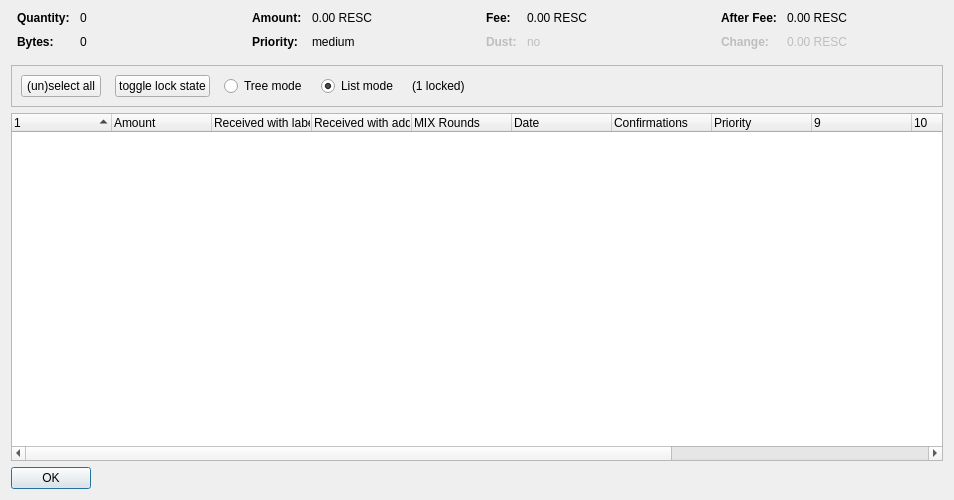
<?xml version="1.0" encoding="UTF-8"?>
<ui version="4.0">
 <class>CoinControlDialog</class>
 <widget class="QDialog" name="CoinControlDialog">
  <property name="geometry">
   <rect>
    <x>0</x>
    <y>0</y>
    <width>954</width>
    <height>500</height>
   </rect>
  </property>
  <property name="windowTitle">
   <string>Coin Selection</string>
  </property>
  <layout class="QVBoxLayout" name="verticalLayout">
   <item>
    <layout class="QHBoxLayout" name="horizontalLayoutTop" stretch="0,0,0,0">
     <property name="topMargin">
      <number>0</number>
     </property>
     <property name="bottomMargin">
      <number>10</number>
     </property>
     <item>
      <layout class="QFormLayout" name="formLayoutCoinControl1">
       <property name="horizontalSpacing">
        <number>10</number>
       </property>
       <property name="verticalSpacing">
        <number>10</number>
       </property>
       <property name="leftMargin">
        <number>6</number>
       </property>
       <property name="rightMargin">
        <number>6</number>
       </property>
       <item row="0" column="0">
        <widget class="QLabel" name="labelCoinControlQuantityText">
         <property name="font">
          <font>
           <weight>75</weight>
           <bold>true</bold>
          </font>
         </property>
         <property name="text">
          <string>Quantity:</string>
         </property>
        </widget>
       </item>
       <item row="0" column="1">
        <widget class="QLabel" name="labelCoinControlQuantity">
         <property name="cursor">
          <cursorShape>IBeamCursor</cursorShape>
         </property>
         <property name="contextMenuPolicy">
          <enum>Qt::ActionsContextMenu</enum>
         </property>
         <property name="text">
          <string notr="true">0</string>
         </property>
         <property name="textInteractionFlags">
          <set>Qt::LinksAccessibleByMouse|Qt::TextSelectableByKeyboard|Qt::TextSelectableByMouse</set>
         </property>
        </widget>
       </item>
       <item row="1" column="0">
        <widget class="QLabel" name="labelCoinControlBytesText">
         <property name="font">
          <font>
           <weight>75</weight>
           <bold>true</bold>
          </font>
         </property>
         <property name="text">
          <string>Bytes:</string>
         </property>
        </widget>
       </item>
       <item row="1" column="1">
        <widget class="QLabel" name="labelCoinControlBytes">
         <property name="cursor">
          <cursorShape>IBeamCursor</cursorShape>
         </property>
         <property name="contextMenuPolicy">
          <enum>Qt::ActionsContextMenu</enum>
         </property>
         <property name="text">
          <string notr="true">0</string>
         </property>
         <property name="textInteractionFlags">
          <set>Qt::LinksAccessibleByMouse|Qt::TextSelectableByKeyboard|Qt::TextSelectableByMouse</set>
         </property>
        </widget>
       </item>
      </layout>
     </item>
     <item>
      <layout class="QFormLayout" name="formLayoutCoinControl2">
       <property name="horizontalSpacing">
        <number>10</number>
       </property>
       <property name="verticalSpacing">
        <number>10</number>
       </property>
       <property name="leftMargin">
        <number>6</number>
       </property>
       <property name="rightMargin">
        <number>6</number>
       </property>
       <item row="0" column="0">
        <widget class="QLabel" name="labelCoinControlAmountText">
         <property name="font">
          <font>
           <weight>75</weight>
           <bold>true</bold>
          </font>
         </property>
         <property name="text">
          <string>Amount:</string>
         </property>
        </widget>
       </item>
       <item row="0" column="1">
        <widget class="QLabel" name="labelCoinControlAmount">
         <property name="cursor">
          <cursorShape>IBeamCursor</cursorShape>
         </property>
         <property name="contextMenuPolicy">
          <enum>Qt::ActionsContextMenu</enum>
         </property>
         <property name="text">
          <string notr="true">0.00 RESC</string>
         </property>
         <property name="textInteractionFlags">
          <set>Qt::LinksAccessibleByMouse|Qt::TextSelectableByKeyboard|Qt::TextSelectableByMouse</set>
         </property>
        </widget>
       </item>
       <item row="1" column="0">
        <widget class="QLabel" name="labelCoinControlPriorityText">
         <property name="font">
          <font>
           <weight>75</weight>
           <bold>true</bold>
          </font>
         </property>
         <property name="text">
          <string>Priority:</string>
         </property>
        </widget>
       </item>
       <item row="1" column="1">
        <widget class="QLabel" name="labelCoinControlPriority">
         <property name="cursor">
          <cursorShape>IBeamCursor</cursorShape>
         </property>
         <property name="contextMenuPolicy">
          <enum>Qt::ActionsContextMenu</enum>
         </property>
         <property name="text">
          <string>medium</string>
         </property>
         <property name="textInteractionFlags">
          <set>Qt::LinksAccessibleByMouse|Qt::TextSelectableByKeyboard|Qt::TextSelectableByMouse</set>
         </property>
        </widget>
       </item>
      </layout>
     </item>
     <item>
      <layout class="QFormLayout" name="formLayoutCoinControl3">
       <property name="horizontalSpacing">
        <number>10</number>
       </property>
       <property name="verticalSpacing">
        <number>10</number>
       </property>
       <property name="leftMargin">
        <number>6</number>
       </property>
       <property name="rightMargin">
        <number>6</number>
       </property>
       <item row="0" column="0">
        <widget class="QLabel" name="labelCoinControlFeeText">
         <property name="font">
          <font>
           <weight>75</weight>
           <bold>true</bold>
          </font>
         </property>
         <property name="text">
          <string>Fee:</string>
         </property>
        </widget>
       </item>
       <item row="0" column="1">
        <widget class="QLabel" name="labelCoinControlFee">
         <property name="cursor">
          <cursorShape>IBeamCursor</cursorShape>
         </property>
         <property name="contextMenuPolicy">
          <enum>Qt::ActionsContextMenu</enum>
         </property>
         <property name="text">
          <string notr="true">0.00 RESC</string>
         </property>
         <property name="textInteractionFlags">
          <set>Qt::LinksAccessibleByMouse|Qt::TextSelectableByKeyboard|Qt::TextSelectableByMouse</set>
         </property>
        </widget>
       </item>
       <item row="1" column="0">
        <widget class="QLabel" name="labelCoinControlLowOutputText">
         <property name="enabled">
          <bool>false</bool>
         </property>
         <property name="font">
          <font>
           <weight>75</weight>
           <bold>true</bold>
          </font>
         </property>
         <property name="text">
          <string>Dust:</string>
         </property>
        </widget>
       </item>
       <item row="1" column="1">
        <widget class="QLabel" name="labelCoinControlLowOutput">
         <property name="enabled">
          <bool>false</bool>
         </property>
         <property name="cursor">
          <cursorShape>IBeamCursor</cursorShape>
         </property>
         <property name="contextMenuPolicy">
          <enum>Qt::ActionsContextMenu</enum>
         </property>
         <property name="text">
          <string>no</string>
         </property>
         <property name="textInteractionFlags">
          <set>Qt::LinksAccessibleByMouse|Qt::TextSelectableByKeyboard|Qt::TextSelectableByMouse</set>
         </property>
        </widget>
       </item>
      </layout>
     </item>
     <item>
      <layout class="QFormLayout" name="formLayoutCoinControl4">
       <property name="horizontalSpacing">
        <number>10</number>
       </property>
       <property name="verticalSpacing">
        <number>10</number>
       </property>
       <property name="leftMargin">
        <number>6</number>
       </property>
       <property name="rightMargin">
        <number>6</number>
       </property>
       <item row="0" column="0">
        <widget class="QLabel" name="labelCoinControlAfterFeeText">
         <property name="font">
          <font>
           <weight>75</weight>
           <bold>true</bold>
          </font>
         </property>
         <property name="text">
          <string>After Fee:</string>
         </property>
        </widget>
       </item>
       <item row="0" column="1">
        <widget class="QLabel" name="labelCoinControlAfterFee">
         <property name="cursor">
          <cursorShape>IBeamCursor</cursorShape>
         </property>
         <property name="contextMenuPolicy">
          <enum>Qt::ActionsContextMenu</enum>
         </property>
         <property name="text">
          <string notr="true">0.00 RESC</string>
         </property>
         <property name="textInteractionFlags">
          <set>Qt::LinksAccessibleByMouse|Qt::TextSelectableByKeyboard|Qt::TextSelectableByMouse</set>
         </property>
        </widget>
       </item>
       <item row="1" column="0">
        <widget class="QLabel" name="labelCoinControlChangeText">
         <property name="enabled">
          <bool>false</bool>
         </property>
         <property name="font">
          <font>
           <weight>75</weight>
           <bold>true</bold>
          </font>
         </property>
         <property name="text">
          <string>Change:</string>
         </property>
        </widget>
       </item>
       <item row="1" column="1">
        <widget class="QLabel" name="labelCoinControlChange">
         <property name="enabled">
          <bool>false</bool>
         </property>
         <property name="cursor">
          <cursorShape>IBeamCursor</cursorShape>
         </property>
         <property name="contextMenuPolicy">
          <enum>Qt::ActionsContextMenu</enum>
         </property>
         <property name="text">
          <string notr="true">0.00 RESC</string>
         </property>
         <property name="textInteractionFlags">
          <set>Qt::LinksAccessibleByMouse|Qt::TextSelectableByKeyboard|Qt::TextSelectableByMouse</set>
         </property>
        </widget>
       </item>
      </layout>
     </item>
    </layout>
   </item>
   <item>
    <widget class="QFrame" name="frame">
     <property name="minimumSize">
      <size>
       <width>0</width>
       <height>40</height>
      </size>
     </property>
     <property name="frameShape">
      <enum>QFrame::StyledPanel</enum>
     </property>
     <property name="frameShadow">
      <enum>QFrame::Sunken</enum>
     </property>
     <layout class="QHBoxLayout" name="horizontalLayout">
      <item>
       <layout class="QHBoxLayout" name="horizontalLayoutPanel" stretch="0,0,0,0,0,0">
        <property name="spacing">
         <number>14</number>
        </property>
        <item>
         <widget class="QPushButton" name="pushButtonSelectAll">
          <property name="sizePolicy">
           <sizepolicy hsizetype="Maximum" vsizetype="Fixed">
            <horstretch>0</horstretch>
            <verstretch>0</verstretch>
           </sizepolicy>
          </property>
          <property name="text">
           <string>(un)select all</string>
          </property>
          <property name="autoDefault">
           <bool>false</bool>
          </property>
         </widget>
        </item>
        <item>
         <widget class="QPushButton" name="pushButtonToggleLock">
          <property name="sizePolicy">
           <sizepolicy hsizetype="Maximum" vsizetype="Fixed">
            <horstretch>0</horstretch>
            <verstretch>0</verstretch>
           </sizepolicy>
          </property>
          <property name="text">
           <string>toggle lock state</string>
          </property>
          <property name="autoDefault">
           <bool>false</bool>
          </property>
         </widget>
        </item>
        <item>
         <widget class="QRadioButton" name="radioTreeMode">
          <property name="sizePolicy">
           <sizepolicy hsizetype="Maximum" vsizetype="Fixed">
            <horstretch>0</horstretch>
            <verstretch>0</verstretch>
           </sizepolicy>
          </property>
          <property name="text">
           <string>Tree mode</string>
          </property>
         </widget>
        </item>
        <item>
         <widget class="QRadioButton" name="radioListMode">
          <property name="sizePolicy">
           <sizepolicy hsizetype="Maximum" vsizetype="Fixed">
            <horstretch>0</horstretch>
            <verstretch>0</verstretch>
           </sizepolicy>
          </property>
          <property name="text">
           <string>List mode</string>
          </property>
          <property name="checked">
           <bool>true</bool>
          </property>
         </widget>
        </item>
        <item>
         <widget class="QLabel" name="labelLocked">
          <property name="text">
           <string>(1 locked)</string>
          </property>
         </widget>
        </item>
        <item>
         <spacer name="horizontalSpacer">
          <property name="orientation">
           <enum>Qt::Horizontal</enum>
          </property>
          <property name="sizeHint" stdset="0">
           <size>
            <width>40</width>
            <height>20</height>
           </size>
          </property>
         </spacer>
        </item>
       </layout>
      </item>
     </layout>
    </widget>
   </item>
   <item>
    <widget class="CoinControlTreeWidget" name="treeWidget">
     <property name="contextMenuPolicy">
      <enum>Qt::CustomContextMenu</enum>
     </property>
     <property name="sortingEnabled">
      <bool>false</bool>
     </property>
     <property name="columnCount">
      <number>13</number>
     </property>
     <attribute name="headerShowSortIndicator" stdset="0">
      <bool>true</bool>
     </attribute>
     <attribute name="headerStretchLastSection">
      <bool>false</bool>
     </attribute>
     <column>
      <property name="text">
       <string/>
      </property>
     </column>
     <column>
      <property name="text">
       <string>Amount</string>
      </property>
     </column>
     <column>
      <property name="text">
       <string>Received with label</string>
      </property>
     </column>
     <column>
      <property name="text">
       <string>Received with address</string>
      </property>
     </column>
     <column>
      <property name="text">
       <string>MIX Rounds</string>
      </property>
     </column>
     <column>
      <property name="text">
       <string>Date</string>
      </property>
     </column>
     <column>
      <property name="text">
       <string>Confirmations</string>
      </property>
      <property name="toolTip">
       <string>Confirmed</string>
      </property>
     </column>
     <column>
      <property name="text">
       <string>Priority</string>
      </property>
     </column>
     <column>
      <property name="text">
       <string/>
      </property>
     </column>
     <column>
      <property name="text">
       <string/>
      </property>
     </column>
     <column>
      <property name="text">
       <string/>
      </property>
     </column>
     <column>
      <property name="text">
       <string/>
      </property>
     </column>
     <column>
      <property name="text">
       <string/>
      </property>
     </column>
    </widget>
   </item>
   <item>
    <widget class="QDialogButtonBox" name="buttonBox">
     <property name="sizePolicy">
      <sizepolicy hsizetype="Maximum" vsizetype="Fixed">
       <horstretch>0</horstretch>
       <verstretch>0</verstretch>
      </sizepolicy>
     </property>
     <property name="orientation">
      <enum>Qt::Horizontal</enum>
     </property>
     <property name="standardButtons">
      <set>QDialogButtonBox::Ok</set>
     </property>
    </widget>
   </item>
  </layout>
 </widget>
 <customwidgets>
  <customwidget>
   <class>CoinControlTreeWidget</class>
   <extends>QTreeWidget</extends>
   <header>coincontroltreewidget.h</header>
  </customwidget>
 </customwidgets>
 <resources/>
 <connections/>
</ui>
